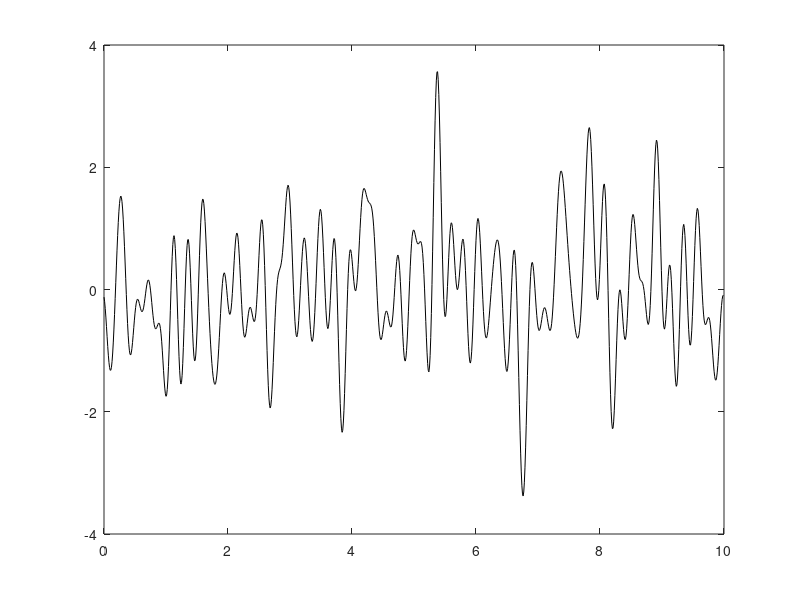

Write the MATLAB code that produced this figure.
% Chapter 2 Exercise 20
% Generation of a multisine with flat amplitude spectrum
%
% Copyright: 
% Johan Schoukens, Rik Pintelon, and Yves Rolain 
% Vrije Universiteit Brussels, Pleinlaan 2, 1050 Brussels, Belgium
%
% 1 December 2010

clear all
% define the input parameters
fsample=100;Ts=1/fsample;      % sample frequency and sample period
Ndata1=1000;                    % length of the signal
t=[0:Ndata1-1]*Ts;              % time axis
Nsines=50;                     % number of sines
f=[0:Ndata1-1]*fsample/Ndata1;  % multisine frequencies
LinesPlot=[1:floor(Ndata1/2)];  % lines to be plotted

% multisine 2: with a random phase
U2=zeros(Ndata1,1);             % choose random phases
U2(2:Nsines+1)=exp(j*2*pi*rand(Nsines,1));
u2=2*real(ifft(U2));u2=u2/std(u2);
U2m=fft(u2)/sqrt(Ndata1);       % spectrum of the actual generate multisine

plot(t,u2,'k')

utra = u2;

save utra utra